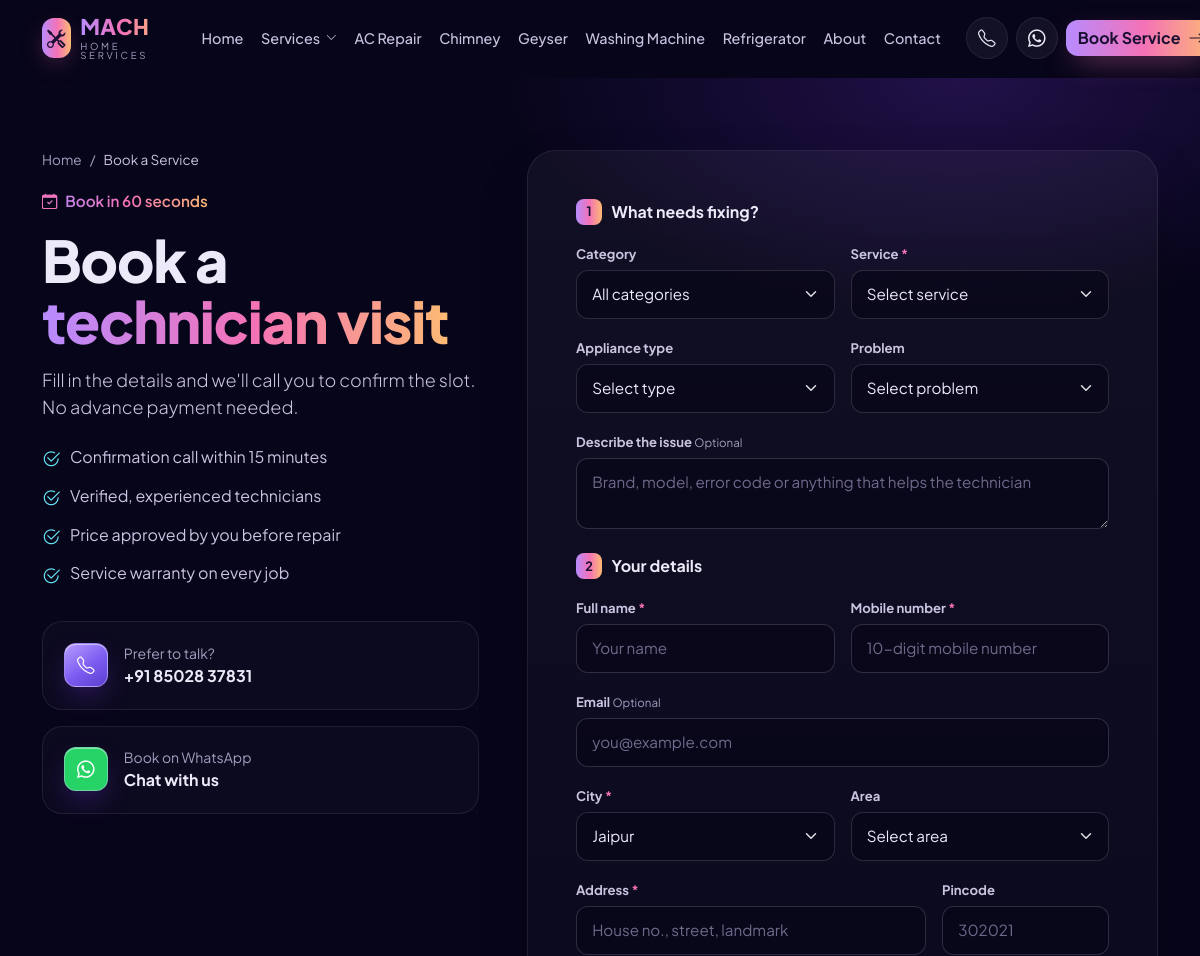
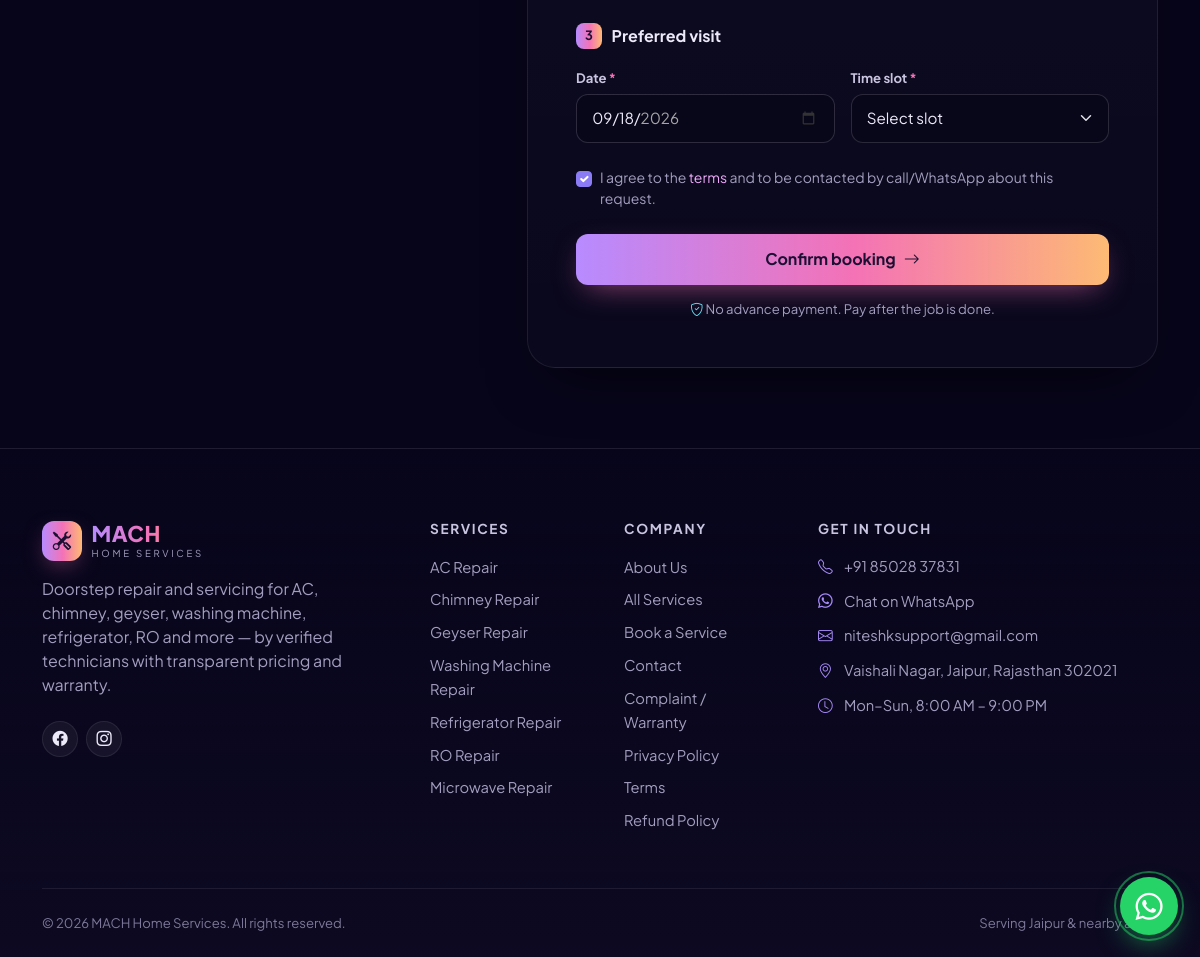
The app's page /book-service.php with its own data (2 pictures, top to bottom).
### tables this page shows
CREATE TABLE IF NOT EXISTS service_categories (
  id                 INT UNSIGNED AUTO_INCREMENT PRIMARY KEY,
  name               VARCHAR(100) NOT NULL,
  slug               VARCHAR(120) NOT NULL,
  icon               VARCHAR(60)  NULL,         
  image              VARCHAR(255) NULL,
  short_description  VARCHAR(300) NULL,
  appliance_types    VARCHAR(500) NULL,         
  sort_order         INT NOT NULL DEFAULT 0,
  is_active          TINYINT(1) NOT NULL DEFAULT 1,
  created_at         DATETIME NOT NULL DEFAULT CURRENT_TIMESTAMP,
  updated_at         DATETIME NOT NULL DEFAULT CURRENT_TIMESTAMP ON UPDATE CURRENT_TIMESTAMP,
  UNIQUE KEY uq_categories_slug (slug),
  KEY idx_categories_active (is_active, sort_order)
);

### includes/bootstrap.php (called while the page is built, shortened)
<?php
function config(string $key, $default = null)
{
    $value = $GLOBALS['__config'];
    foreach (explode('.', $key) as $part) {
        if (!is_array($value) || !array_key_exists($part, $value)) {
            return $default;
        }
        $value = $value[$part];
    }
    return $value;
}
require ROOT_PATH . '/includes/db.php';
require ROOT_PATH . '/includes/functions.php';
require ROOT_PATH . '/includes/models/content.php';

### includes/functions.php (called while the page is built, shortened)
<?php
function e($value): string
{
    return htmlspecialchars((string) ($value ?? ''), ENT_QUOTES | ENT_SUBSTITUTE, 'UTF-8');
}
function url(string $path = ''): string
{
    return rtrim(config('app.url'), '/') . '/' . ltrim($path, '/');
}
function setting(string $key, string $default = ''): string
{
    static $settings = null;
    if ($settings === null) {
        $settings = [];
        foreach (db_all('SELECT setting_key, setting_value FROM settings') as $row) {
            $settings[$row['setting_key']] = (string) $row['setting_value'];
        }
    }
    return ($settings[$key] ?? '') !== '' ? $settings[$key] : $default;
}
function tel_link(?string $phone = null): string
{
    $phone = $phone ?? setting('phone');
    return 'tel:' . preg_replace('/[^\d+]/', '', $phone);
}
function whatsapp_link(string $text = '', ?string $number = null): string
{
    $number = preg_replace('/\D+/', '', $number ?? setting('whatsapp'));
    return 'https://wa.me/' . $number . ($text !== '' ? '?text=' . rawurlencode($text) : '');
}

### includes/db.php (called while the page is built, shortened)
<?php
function db(): PDO
{
    static $pdo = null;
    if ($pdo === null) {
        $c = config('db');
        $dsn = sprintf('mysql:host=%s;port=%d;dbname=%s;charset=%s', $c['host'], $c['port'], $c['name'], $c['charset']);
        $pdo = new PDO($dsn, $c['user'], $c['pass'], [
            PDO::ATTR_ERRMODE            => PDO::ERRMODE_EXCEPTION,
            PDO::ATTR_DEFAULT_FETCH_MODE => PDO::FETCH_ASSOC,
            PDO::ATTR_EMULATE_PREPARES   => false,
        ]);
        $pdo->exec("SET time_zone = '" . date('P') . "'");
    }
    return $pdo;
}
function db_query(string $sql, array $params = []): PDOStatement
{
    $stmt = db()->prepare($sql);
    $stmt->execute($params);
    return $stmt;
}
function db_all(string $sql, array $params = []): array
{
    return db_query($sql, $params)->fetchAll();
}

### includes/models/content.php (called while the page is built, shortened)
<?php
function get_categories(): array
{
    static $cache = null;
    return $cache ??= db_all(
        'SELECT id, name, slug, icon, short_description, appliance_types
         FROM service_categories WHERE is_active = 1 ORDER BY sort_order, name'
    );
}
function get_services(): array
{
    static $cache = null;
    return $cache ??= db_all(
        "SELECT s.id, s.category_id, s.name, s.slug, s.icon, s.short_description, s.starting_price,
                s.price_note, s.duration, s.warranty, s.is_featured, s.is_emergency, s.updated_at,
                c.name AS category_name, c.slug AS category_slug
         FROM services s JOIN service_categories c ON c.id = s.category_id
         WHERE s.status = 'active' AND c.is_active = 1
         ORDER BY c.sort_order, s.sort_order, s.name"
    );
}
function get_categories_with_services(): array
{
    $byCat = [];
    foreach (get_services() as $s) {
        $byCat[$s['category_id']][] = $s;
    }
    $out = [];
    foreach (get_categories() as $c) {
        if (!empty($byCat[$c['id']])) {
            $c['services'] = $byCat[$c['id']];
            $out[] = $c;
        }
    }
    return $out;
}
function get_locations(): array
{
    static $cache = null;
    if ($cache !== null) {
        return $cache;
    }
    $rows = db_all('SELECT id, parent_id, type, name, slug, pincode FROM locations WHERE is_active = 1 ORDER BY sort_order, name');
    $cities = [];
    foreach ($rows as $r) {
        if ($r['type'] === 'city') {
            $cities[$r['id']] = $r + ['areas' => []];
        }
    }
    foreach ($rows as $r) {
        if ($r['type'] === 'area' && isset($cities[$r['parent_id']])) {
            $cities[$r['parent_id']]['areas'][] = $r;
        }
    }
    return $cache = array_values($cities);
}

### includes/partials/booking-form.php (the view, shortened to what this page needs)
<?php
$fid = $formId ?? 'bf';
$cities = get_locations();
$defaultCity = $cities[0] ?? null;
$minDate = date('Y-m-d');
$maxDate = date('Y-m-d', strtotime('+' . (int) setting('booking_max_days_ahead', '30') . ' days'));
?>
<form class="booking-form" action="<?= e(url('api/leads/create.php')) ?>" method="post" data-lead-form data-booking-form novalidate>
  <div class="bf-step"><span>1</span> What needs fixing?</div>
  <div class="row g-3 mb-4">
    <div class="col-sm-6">
      <label class="form-label" for="<?= $fid ?>Cat">Category</label>
      <select class="form-select" id="<?= $fid ?>Cat" name="category_id" data-field="category">
        <option value="">All categories</option>
      </select>
    </div>
    <div class="col-sm-6">
      <label class="form-label" for="<?= $fid ?>Svc">Service <span class="req">*</span></label>
      <select class="form-select" id="<?= $fid ?>Svc" name="service_id" required data-field="service">
        <option value="">Select service</option>
      </select>
    </div>
    <div class="col-sm-6">
      <label class="form-label" for="<?= $fid ?>App">Appliance type</label>
      <select class="form-select" id="<?= $fid ?>App" name="appliance" data-field="appliance">
        <option value="">Select type</option>
      </select>
    </div>
    <div class="col-sm-6">
      <label class="form-label" for="<?= $fid ?>Prob">Problem</label>
      <select class="form-select" id="<?= $fid ?>Prob" name="problem_type" data-field="problem">
        <option value="">Select problem</option>
      </select>
    </div>
    <div class="col-12">
      <label class="form-label" for="<?= $fid ?>Desc">Describe the issue <small class="opt">Optional</small></label>
      <textarea class="form-control" id="<?= $fid ?>Desc" name="description" rows="2" maxlength="1000" placeholder="Brand, model, error code or anything that helps the technician"></textarea>
    </div>
  </div>
  <div class="bf-step"><span>2</span> Your details</div>
  <div class="row g-3 mb-4">
    <div class="col-sm-6">
      <label class="form-label" for="<?= $fid ?>Name">Full name <span class="req">*</span></label>
      <input class="form-control" id="<?= $fid ?>Name" name="customer_name" required minlength="2" maxlength="80" autocomplete="name" placeholder="Your name">
    </div>
    <div class="col-sm-6">
      <label class="form-label" for="<?= $fid ?>Phone">Mobile number <span class="req">*</span></label>
      <input class="form-control" id="<?= $fid ?>Phone" name="phone" type="tel" inputmode="tel" required pattern="[0-9+\s\-]{10,16}" autocomplete="tel" placeholder="10-digit mobile number">
    </div>
    <div class="col-12">
      <label class="form-label" for="<?= $fid ?>Email">Email <small class="opt">Optional</small></label>
      <input class="form-control" id="<?= $fid ?>Email" name="email" type="email" maxlength="150" autocomplete="email" placeholder="you@example.com">
    </div>
    <div class="col-sm-6">
      <label class="form-label" for="<?= $fid ?>City">City <span class="req">*</span></label>
      <select class="form-select" id="<?= $fid ?>City" name="city" required data-field="city">
        <?php foreach ($cities as $c): ?>
          <option value="<?= e($c['name']) ?>" data-id="<?= (int) $c['id'] ?>"<?= $defaultCity && $c['id'] === $defaultCity['id'] ? ' selected' : '' ?>><?= e($c['name']) ?></option>
        <?php endforeach; ?>
      </select>
    </div>
    <div class="col-sm-6">
      <label class="form-label" for="<?= $fid ?>Area">Area</label>
      <select class="form-select" id="<?= $fid ?>Area" name="location_id" data-field="area">
        <option value="">Select area</option>
      </select>
    </div>
    <div class="col-sm-8">
      <label class="form-label" for="<?= $fid ?>Addr">Address <span class="req">*</span></label>
      <input class="form-control" id="<?= $fid ?>Addr" name="address" required minlength="5" maxlength="500" autocomplete="street-address" placeholder="House no., street, landmark">
    </div>
    <div class="col-sm-4">
      <label class="form-label" for="<?= $fid ?>Pin">Pincode</label>
      <input class="form-control" id="<?= $fid ?>Pin" name="pincode" inputmode="numeric" pattern="[1-9][0-9]{5}" maxlength="6" autocomplete="postal-code" placeholder="302021" data-field="pincode">
    </div>
  </div>
  <div class="bf-step"><span>3</span> Preferred visit</div>
  <div class="row g-3 mb-4">
    <div class="col-sm-6">
      <label class="form-label" for="<?= $fid ?>Date">Date <span class="req">*</span></label>
      <input class="form-control" id="<?= $fid ?>Date" name="preferred_date" type="date" required min="<?= $minDate ?>" max="<?= $maxDate ?>" value="<?= $minDate ?>">
    </div>
    <div class="col-sm-6">
      <label class="form-label" for="<?= $fid ?>Time">Time slot <span class="req">*</span></label>
      <select class="form-select" id="<?= $fid ?>Time" name="preferred_time" required>
        <option value="">Select slot</option>
      </select>
    </div>
  </div>
  <div class="form-check mb-4">
    <input class="form-check-input" type="checkbox" value="1" id="<?= $fid ?>Consent" name="consent" required checked>
    <label class="form-check-label small text-muted-2" for="<?= $fid ?>Consent">
      I agree to the <a href="<?= e(url('terms')) ?>" target="_blank">terms</a> and to be contacted by call/WhatsApp about this request.
    </label>
  </div>
  <button class="btn btn-grad btn-lg w-100" type="submit">Confirm booking <i class="bi bi-arrow-right"></i></button>
  <p class="form-foot"><i class="bi bi-shield-check"></i> No advance payment. Pay after the job is done.</p>
</form>

### includes/footer.php (shortened to what this page needs)
<?php
$businessName = setting('business_name', 'Home Services');
$footerCats = get_categories_with_services();
$socials = array_filter([
    'facebook'  => setting('social_facebook'),
    'instagram' => setting('social_instagram'),
    'youtube'   => setting('social_youtube'),
    'twitter-x' => setting('social_x'),
    'linkedin'  => setting('social_linkedin'),
]);
?>
</main>
<footer class="site-footer">
  <div class="container-xl">
    <div class="row g-5">
      <div class="col-lg-4">
        <a class="brand mb-3" href="<?= e(url()) ?>">
          <span class="brand-mark"><i class="bi bi-tools"></i></span>
          <span class="brand-text">
            <span class="brand-name"><?= e(strtok($businessName, ' ')) ?></span>
            <span class="brand-sub"><?= e(setting('business_tagline', 'Home Services')) ?></span>
          </span>
        </a>
        <p class="text-muted-2 mb-4">Doorstep repair and servicing for AC, chimney, geyser, washing machine, refrigerator, RO and more — by verified technicians with transparent pricing and warranty.</p>
        <div class="d-flex gap-2">
          <?php foreach ($socials as $icon => $href): ?>
            <a class="icon-btn icon-btn-sm" href="<?= e($href) ?>" target="_blank" rel="noopener" aria-label="<?= e(ucfirst($icon)) ?>"><i class="bi bi-<?= e($icon) ?>"></i></a>
          <?php endforeach; ?>
        </div>
      </div>
      <div class="col-6 col-lg-2">
        <h3 class="footer-title">Services</h3>
        <ul class="footer-links">
          <?php foreach (array_slice($footerCats, 0, 7) as $c): ?>
            <li><a href="<?= e(url('services/' . $c['services'][0]['slug'])) ?>"><?= e(str_replace(' Services', '', $c['name'])) ?> Repair</a></li>
          <?php endforeach; ?>
        </ul>
      </div>
      <div class="col-6 col-lg-2">
        <h3 class="footer-title">Company</h3>
        <ul class="footer-links">
          <li><a href="<?= e(url('about')) ?>">About Us</a></li>
          <li><a href="<?= e(url('services')) ?>">All Services</a></li>
          <li><a href="<?= e(url('book-service')) ?>">Book a Service</a></li>
          <li><a href="<?= e(url('contact')) ?>">Contact</a></li>
          <li><a href="<?= e(url('complaint')) ?>">Complaint / Warranty</a></li>
          <li><a href="<?= e(url('privacy-policy')) ?>">Privacy Policy</a></li>
          <li><a href="<?= e(url('terms')) ?>">Terms</a></li>
          <li><a href="<?= e(url('refund-policy')) ?>">Refund Policy</a></li>
        </ul>
      </div>
      <div class="col-lg-4">
        <h3 class="footer-title">Get in touch</h3>
        <ul class="footer-contact">
          <li><i class="bi bi-telephone"></i><a href="<?= e(tel_link()) ?>"><?= e(setting('phone')) ?></a></li>
          <li><i class="bi bi-whatsapp"></i><a href="<?= e(whatsapp_link()) ?>" target="_blank" rel="noopener">Chat on WhatsApp</a></li>
          <li><i class="bi bi-envelope"></i><a href="mailto:<?= e(setting('email')) ?>"><?= e(setting('email')) ?></a></li>
          <li><i class="bi bi-geo-alt"></i><span><?= e(setting('address')) ?></span></li>
          <li><i class="bi bi-clock"></i><span><?= e(setting('working_hours')) ?></span></li>
        </ul>
      </div>
    </div>
    <div class="footer-bottom">
      <span>© <?= date('Y') ?> <?= e($businessName) ?>. All rights reserved.</span>
      <span>Serving <?= e(implode(', ', array_column(get_locations(), 'name'))) ?> &amp; nearby areas</span>
    </div>
  </div>
</footer>
<a class="wa-fab d-none d-md-flex" href="<?= e(whatsapp_link('Hi, I need appliance repair service.')) ?>" target="_blank" rel="noopener" aria-label="Chat on WhatsApp">
  <i class="bi bi-whatsapp"></i>
</a>
</body>
</html>

### records on screen
service_categories: name "AC"
service_categories: name "Chimney"
service_categories: name "Geyser"
service_categories: name "Washing Machine"
service_categories: name "Refrigerator"
service_categories: name "RO"
service_categories: name "Microwave"

### other values on screen
setting('business_tagline', 'Home Services') "HOME SERVICES"
$label "AC Repair"
$label "Chimney"
$label "Geyser"
$label "Washing Machine"
$label "Refrigerator"
setting('phone') "+91 85028 37831"
setting('email') "niteshksupport@gmail.com"
setting('address') "Vaishali Nagar, Jaipur, Rajasthan 302021"
setting('working_hours') "Mon–Sun, 8:00 AM – 9:00 PM"
$businessName "MACH Home Services"
implode(', ', array_column(get_locations(), 'name')) "Jaipur"
form field city "Jaipur"
